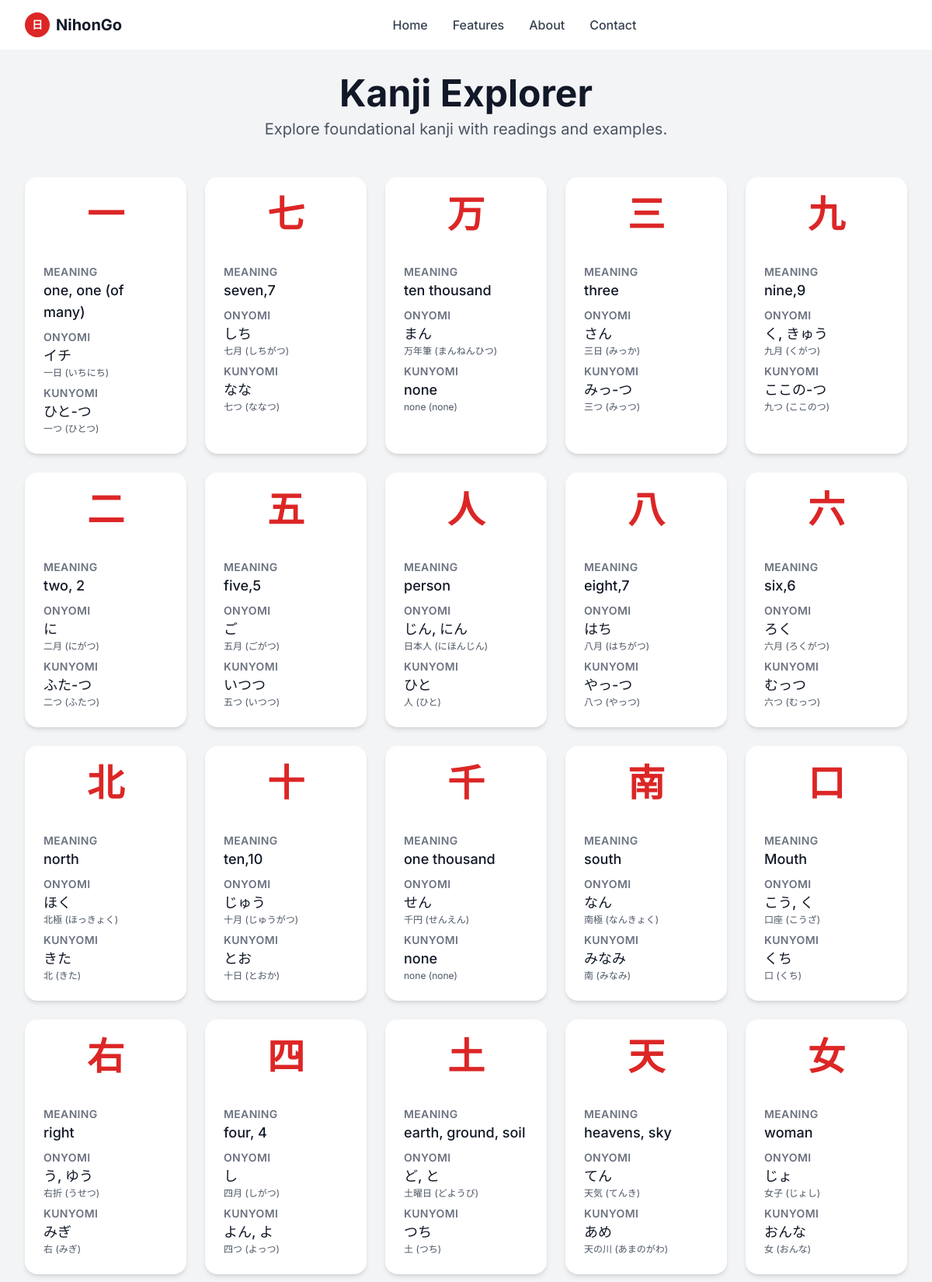
The page /kanji/ (signed in, upper part) on the database its author committed.
### learning/models.py (models this page shows, shortened)
class Kanji(models.Model):
    kanji = models.CharField(max_length=1)
    meaning = models.TextField()
    onyomi = models.CharField(max_length=50)
    kunyomi = models.CharField(max_length=50)
    onyomi_example = models.CharField(max_length=100)
    onyomi_example_reading = models.CharField(max_length=100)
    kunyomi_example = models.CharField(max_length=100)
    kunyomi_example_reading = models.CharField(max_length=100)
    stroke_order_svg = models.TextField()

### learning/views.py (the view)
# urls.py: path('kanji/', views.kanji_view, name='kanji'),
def kanji_view(request):
    if not request.user.is_authenticated:
        messages.error(request, "You must be logged in to view the Kanji section.")
        return redirect('login_signup')
    try:
        min_score = 10
        last_score = QuizScore.objects.filter(user=request.user, quiz_type='Combined')\
                                     .order_by('-date_taken').first()
        if not last_score or last_score.score < min_score:
            messages.error(request, f"Please pass the test first (score {min_score}/15 min).")
            return redirect('quiz')
    except QuizScore.DoesNotExist:
        messages.error(request, f"Please pass the test first (score {min_score}/15 min).")
        return redirect('quiz')
    kanji_list = Kanji.objects.all().order_by('kanji')
    return render(request, 'learning/kanji.html', {'kanji_list': kanji_list})

### learning/templates/learning/kanji.html (shortened to what this page needs)
<!DOCTYPE html>
<html lang="en">
<head>
    <script src="https://cdn.tailwindcss.com"></script>
</head>
<body class="min-h-screen bg-gray-100">
    <header class="fixed top-0 w-full bg-white/95 backdrop-blur-sm border-b border-gray-100 z-50">
        <div class="max-w-7xl mx-auto px-4 sm:px-6 lg:px-8">
            <div class="flex justify-between items-center h-16">
                <a href="{% url 'home' %}" class="flex items-center space-x-2">
                    <div class="w-8 h-8 bg-red-600 rounded-full flex items-center justify-center">
                        <span class="text-white font-bold text-sm">日</span>
                    </div>
                    <span class="text-xl font-bold text-gray-900">NihonGo</span>
                </a>
                <nav class="flex-1 hidden md:flex justify-center space-x-8">
                    <a href="{% url 'home' %}" class="nav-link text-gray-700 font-medium">Home</a>
                    <a href="#" class="nav-link text-gray-700 font-medium">Features</a>
                    <a href="#" class="nav-link text-gray-700 font-medium">About</a>
                    <a href="#" class="nav-link text-gray-700 font-medium">Contact</a>
                </nav>
            </div>
        </div>
    </header>
    <main class="pt-24 pb-12">
        <div class="max-w-7xl mx-auto px-4 sm:px-6 lg:px-8">
            <div class="text-center mb-12">
                <h1 class="text-4xl md:text-5xl font-bold text-gray-900 mb-2">Kanji Explorer</h1>
                <p class="text-xl text-gray-600">Explore foundational kanji with readings and examples.</p>
            </div>
            <div class="grid grid-cols-2 sm:grid-cols-3 md:grid-cols-4 lg:grid-cols-5 gap-6">
                {% for kanji in kanji_list %}
                    <div class="bg-white p-6 rounded-2xl shadow-md text-center flex flex-col items-center">
                        <div class="flex flex-col items-center mb-4">
                            <div class="text-5xl font-bold text-red-600 mb-2">{{ kanji.kanji }}</div>
                        </div>
                        <div class="w-full text-left mt-4">
                            <div class="mb-2">
                                <h3 class="text-sm font-semibold text-gray-500 uppercase tracking-wide">Meaning</h3>
                                <p class="text-lg font-medium text-gray-900">{{ kanji.meaning }}</p>
                            </div>
                            <div class="mb-2">
                                <h3 class="text-sm font-semibold text-gray-500 uppercase tracking-wide">Onyomi</h3>
                                <p class="text-lg font-medium text-gray-900">{{ kanji.onyomi }}</p>
                                <p class="text-xs text-gray-600">{{ kanji.onyomi_example }} ({{ kanji.onyomi_example_reading }})</p>
                            </div>
                            <div>
                                <h3 class="text-sm font-semibold text-gray-500 uppercase tracking-wide">Kunyomi</h3>
                                <p class="text-lg font-medium text-gray-900">{{ kanji.kunyomi }}</p>
                                <p class="text-xs text-gray-600">{{ kanji.kunyomi_example }} ({{ kanji.kunyomi_example_reading }})</p>
                            </div>
                        </div>
                    </div>
                {% endfor %}
            </div>
        </div>
    </main>
</body>
</html>

### learning/templates/learning/kanji.html (style rules this page uses)
body { font-family: 'Inter', sans-serif; background-color: #f3f4f6; }

### rows shown on the page
Kanji: kanji "一", meaning "one, one (of many)", onyomi "イチ", onyomi_example "一日", onyomi_example_reading "いちにち", kunyomi "ひと-つ", kunyomi_example "一つ", kunyomi_example_reading "ひとつ"
Kanji: kanji "七", meaning "seven,7", onyomi "しち", onyomi_example "七月", onyomi_example_reading "しちがつ", kunyomi "なな", kunyomi_example "七つ", kunyomi_example_reading "ななつ"
Kanji: kanji "万", meaning "ten thousand", onyomi "まん", onyomi_example "万年筆", onyomi_example_reading "まんねんひつ", kunyomi "none", kunyomi_example "none", kunyomi_example_reading "none"
Kanji: kanji "三", meaning "three", onyomi "さん", onyomi_example "三日", onyomi_example_reading "みっか", kunyomi "みっ-つ", kunyomi_example "三つ", kunyomi_example_reading "みっつ"
Kanji: kanji "九", meaning "nine,9", onyomi "く, きゅう", onyomi_example "九月", onyomi_example_reading "くがつ", kunyomi "ここの-つ", kunyomi_example "九つ", kunyomi_example_reading "ここのつ"
Kanji: kanji "二", meaning "two, 2", onyomi "に", onyomi_example "二月", onyomi_example_reading "にがつ", kunyomi "ふた-つ", kunyomi_example "二つ", kunyomi_example_reading "ふたつ"
Kanji: kanji "五", meaning "five,5", onyomi "ご", onyomi_example "五月", onyomi_example_reading "ごがつ", kunyomi "いつつ", kunyomi_example "五つ", kunyomi_example_reading "いつつ"
Kanji: kanji "人", meaning "person", onyomi "じん, にん", onyomi_example "日本人", onyomi_example_reading "にほんじん", kunyomi "ひと", kunyomi_example "人", kunyomi_example_reading "ひと"
Kanji: kanji "八", meaning "eight,7", onyomi "はち", onyomi_example "八月", onyomi_example_reading "はちがつ", kunyomi "やっ-つ", kunyomi_example "八つ", kunyomi_example_reading "やっつ"
Kanji: kanji "六", meaning "six,6", onyomi "ろく", onyomi_example "六月", onyomi_example_reading "ろくがつ", kunyomi "むっつ", kunyomi_example "六つ", kunyomi_example_reading "むっつ"
Kanji: kanji "北", meaning "north", onyomi "ほく", onyomi_example "北極", onyomi_example_reading "ほっきょく", kunyomi "きた", kunyomi_example "北", kunyomi_example_reading "きた"
Kanji: kanji "十", meaning "ten,10", onyomi "じゅう", onyomi_example "十月", onyomi_example_reading "じゅうがつ", kunyomi "とお", kunyomi_example "十日", kunyomi_example_reading "とおか"
Kanji: kanji "千", meaning "one thousand", onyomi "せん", onyomi_example "千円", onyomi_example_reading "せんえん", kunyomi "none", kunyomi_example "none", kunyomi_example_reading "none"
Kanji: kanji "南", meaning "south", onyomi "なん", onyomi_example "南極", onyomi_example_reading "なんきょく", kunyomi "みなみ", kunyomi_example "南", kunyomi_example_reading "みなみ"
Kanji: kanji "口", meaning "Mouth", onyomi "こう, く", onyomi_example "口座", onyomi_example_reading "こうざ", kunyomi "くち", kunyomi_example "口", kunyomi_example_reading "くち"
Kanji: kanji "右", meaning "right", onyomi "う, ゆう", onyomi_example "右折", onyomi_example_reading "うせつ", kunyomi "みぎ", kunyomi_example "右", kunyomi_example_reading "みぎ"
Kanji: kanji "四", meaning "four, 4", onyomi "し", onyomi_example "四月", onyomi_example_reading "しがつ", kunyomi "よん, よ", kunyomi_example "四つ", kunyomi_example_reading "よっつ"
Kanji: kanji "土", meaning "earth, ground, soil", onyomi "ど, と", onyomi_example "土曜日", onyomi_example_reading "どようび", kunyomi "つち", kunyomi_example "土", kunyomi_example_reading "つち"
Kanji: kanji "天", meaning "heavens, sky", onyomi "てん", onyomi_example "天気", onyomi_example_reading "てんき", kunyomi "あめ", kunyomi_example "天の川", kunyomi_example_reading "あまのがわ"
Kanji: kanji "女", meaning "woman", onyomi "じょ", onyomi_example "女子", onyomi_example_reading "じょし", kunyomi "おんな", kunyomi_example "女", kunyomi_example_reading "おんな"
